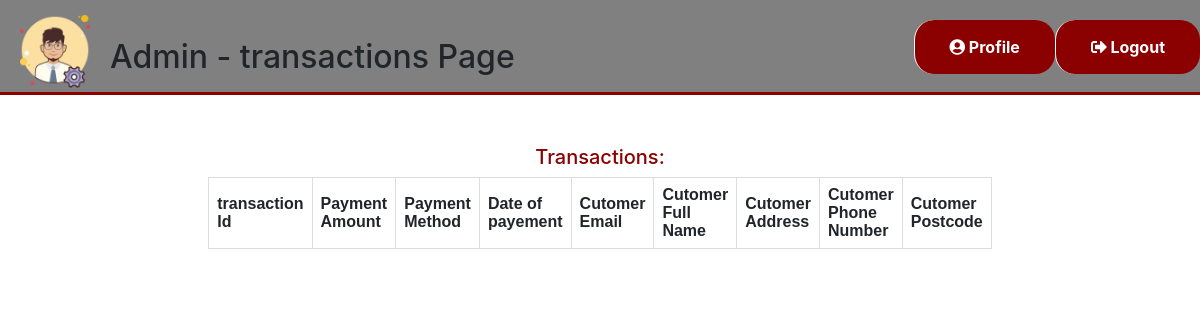
The page /admin/transactions.php (signed in) on the database as committed earlier.
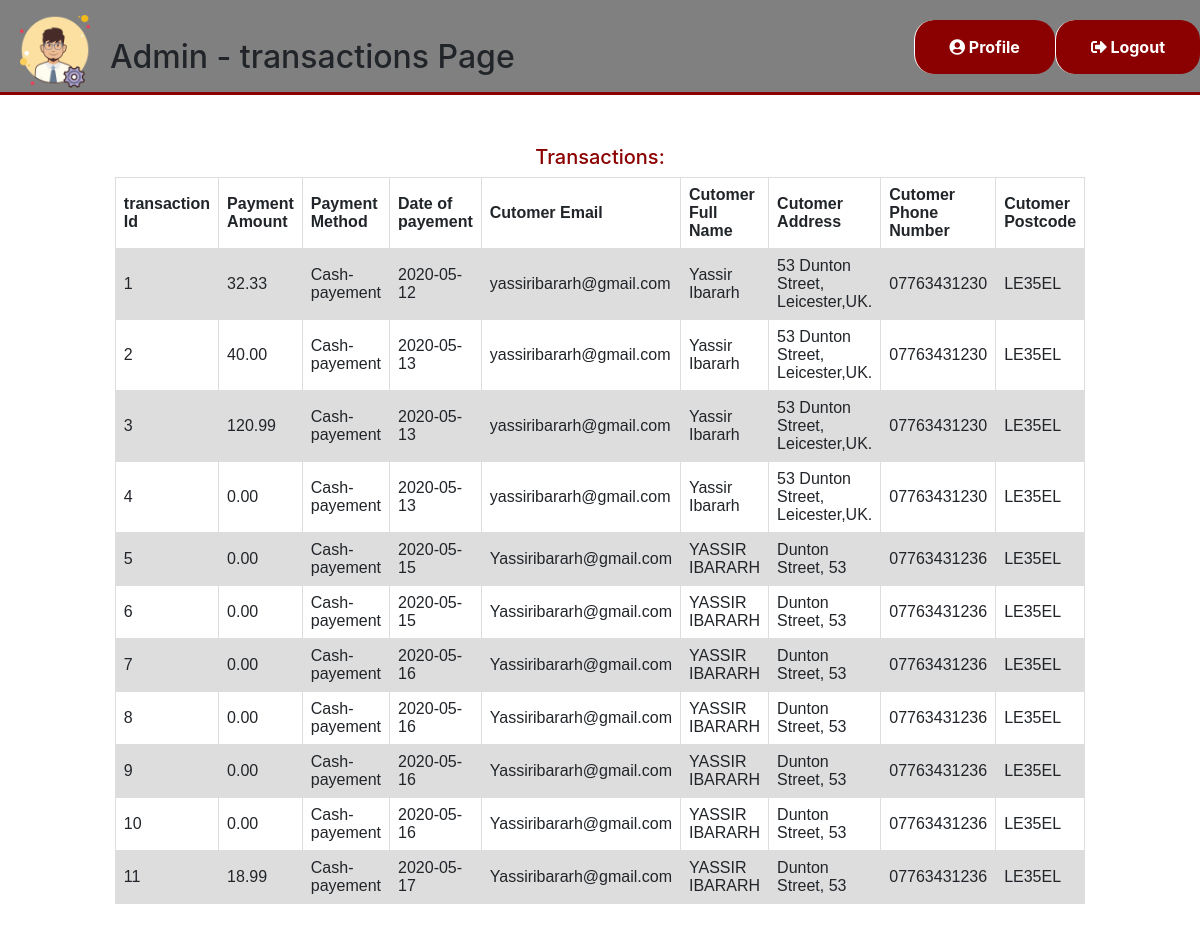
The same page on the database as committed later.
### tables this page shows
CREATE TABLE `transactions` (
  `id` int(11) NOT NULL,
  `payment_amount` decimal(7,2) NOT NULL,
  `payment_status` varchar(30) NOT NULL,
  `payer_email` varchar(255) NOT NULL,
  `fullname` varchar(100) NOT NULL,
  `payer_address` varchar(255) NOT NULL,
  `payer_postcode` varchar(255) NOT NULL,
  `payer_phone` varchar(255) NOT NULL,
  `date-of-order` date NOT NULL DEFAULT current_timestamp()
);

### admin/transactions.php (the view, shortened to what this page needs)
<?php
$DATABASE_HOST = 'localhost';
$DATABASE_USER = 'root';
$DATABASE_PASS = '';
$DATABASE_NAME = 'phplogin';
$con = mysqli_connect($DATABASE_HOST, $DATABASE_USER, $DATABASE_PASS, $DATABASE_NAME);
?>
<html>
	<head>
		<link rel="stylesheet" type="text/css" href="../styles/Styles.css">
		<link rel="stylesheet" href="https://use.fontawesome.com/releases/v5.7.1/css/all.css">
		<link rel="stylesheet" href="https://stackpath.bootstrapcdn.com/bootstrap/4.2.1/css/bootstrap.min.css" >
		<Link rel="stylesheet" href=" https://stackpath.bootstrapcdn.com/font-awesome/4.7.0/css/font-awesome.min.css">
  </head>
	<div class="top-nav-bar">
		<div class="search-box">
      <a href="home.php"><img src="../imgs/admin_profile.png" class ="myLogo"></a>
			<h2><br/>Admin - transactions Page</h2>
    </div>
    <div class="menu-bar">
			<ul>
				<li><a href="admin-profile.php"><i class="fas fa-user-circle"></i> Profile</a>
				<li><a href="home.php?logout='1'"><i class="fas fa-sign-out-alt"></i> Logout</li></a>
      </ul>
    </div>
  </div>
  <body>
    <?php
     $transactions = mysqli_query($con,"SELECT * FROM transactions");
     echo "<h5 style='color:darkred; text-align:center; margin-top:50px;'>Transactions:</h5>";
     echo "<table border='1' style=' margin-left:auto; margin-right:auto;' >
     <tr>
     <th>transaction Id</th>
     <th>Payment Amount</th>
     <th>Payment Method</th>
     <th>Date of payement</th>
     <th>Cutomer Email</th>
     <th>Cutomer Full Name</th>
     <th>Cutomer Address</th>
     <th>Cutomer Phone Number</th>
     <th>Cutomer Postcode</th>
     </tr>";
     while($row = mysqli_fetch_array($transactions)) {
       echo "<tr>";
       echo "<td>" . $row['id'] . "</td>";
       echo "<td>" . $row['payment_amount'] . "</td>";
       echo "<td>" . $row['payment_status'] . "</td>";
       echo "<td>" . $row['date-of-order'] . "</td>";
       echo "<td>" . $row['payer_email'] . "</td>";
       echo "<td>" . $row['fullname'] . "</td>";
       echo "<td>" . $row['payer_address'] . "</td>";
       echo "<td>" . $row['payer_phone'] . "</td>";
       echo "<td>" . $row['payer_postcode'] . "</td>";
       echo "</tr>";
       }
       echo "</table>";
     ?>

Rows that differ between the two databases and show on the page:
added transactions: id "1", payment_amount "32.33", payment_status "Cash-payement", value "2020-05-12", payer_email "yassiribararh@gmail.com", fullname "Yassir Ibararh", payer_address "53 Dunton Street, Leicester,UK.", payer_phone "07763431230", payer_postcode "LE35EL"
added transactions: id "2", payment_amount "40.00", payment_status "Cash-payement", value "2020-05-13", payer_email "yassiribararh@gmail.com", fullname "Yassir Ibararh", payer_address "53 Dunton Street, Leicester,UK.", payer_phone "07763431230", payer_postcode "LE35EL"
added transactions: id "3", payment_amount "120.99", payment_status "Cash-payement", value "2020-05-13", payer_email "yassiribararh@gmail.com", fullname "Yassir Ibararh", payer_address "53 Dunton Street, Leicester,UK.", payer_phone "07763431230", payer_postcode "LE35EL"
added transactions: id "4", payment_amount "0.00", payment_status "Cash-payement", value "2020-05-13", payer_email "yassiribararh@gmail.com", fullname "Yassir Ibararh", payer_address "53 Dunton Street, Leicester,UK.", payer_phone "07763431230", payer_postcode "LE35EL"
added transactions: id "5", payment_amount "0.00", payment_status "Cash-payement", value "2020-05-15", payer_email "Yassiribararh@gmail.com", fullname "YASSIR IBARARH", payer_address "Dunton Street, 53", payer_phone "07763431236", payer_postcode "LE35EL"
added transactions: id "6", payment_amount "0.00", payment_status "Cash-payement", value "2020-05-15", payer_email "Yassiribararh@gmail.com", fullname "YASSIR IBARARH", payer_address "Dunton Street, 53", payer_phone "07763431236", payer_postcode "LE35EL"
added transactions: id "7", payment_amount "0.00", payment_status "Cash-payement", value "2020-05-16", payer_email "Yassiribararh@gmail.com", fullname "YASSIR IBARARH", payer_address "Dunton Street, 53", payer_phone "07763431236", payer_postcode "LE35EL"
added transactions: id "8", payment_amount "0.00", payment_status "Cash-payement", value "2020-05-16", payer_email "Yassiribararh@gmail.com", fullname "YASSIR IBARARH", payer_address "Dunton Street, 53", payer_phone "07763431236", payer_postcode "LE35EL"
added transactions: id "9", payment_amount "0.00", payment_status "Cash-payement", value "2020-05-16", payer_email "Yassiribararh@gmail.com", fullname "YASSIR IBARARH", payer_address "Dunton Street, 53", payer_phone "07763431236", payer_postcode "LE35EL"
added transactions: id "10", payment_amount "0.00", payment_status "Cash-payement", value "2020-05-16", payer_email "Yassiribararh@gmail.com", fullname "YASSIR IBARARH", payer_address "Dunton Street, 53", payer_phone "07763431236", payer_postcode "LE35EL"
added transactions: id "11", payment_amount "18.99", payment_status "Cash-payement", value "2020-05-17", payer_email "Yassiribararh@gmail.com", fullname "YASSIR IBARARH", payer_address "Dunton Street, 53", payer_phone "07763431236", payer_postcode "LE35EL"
